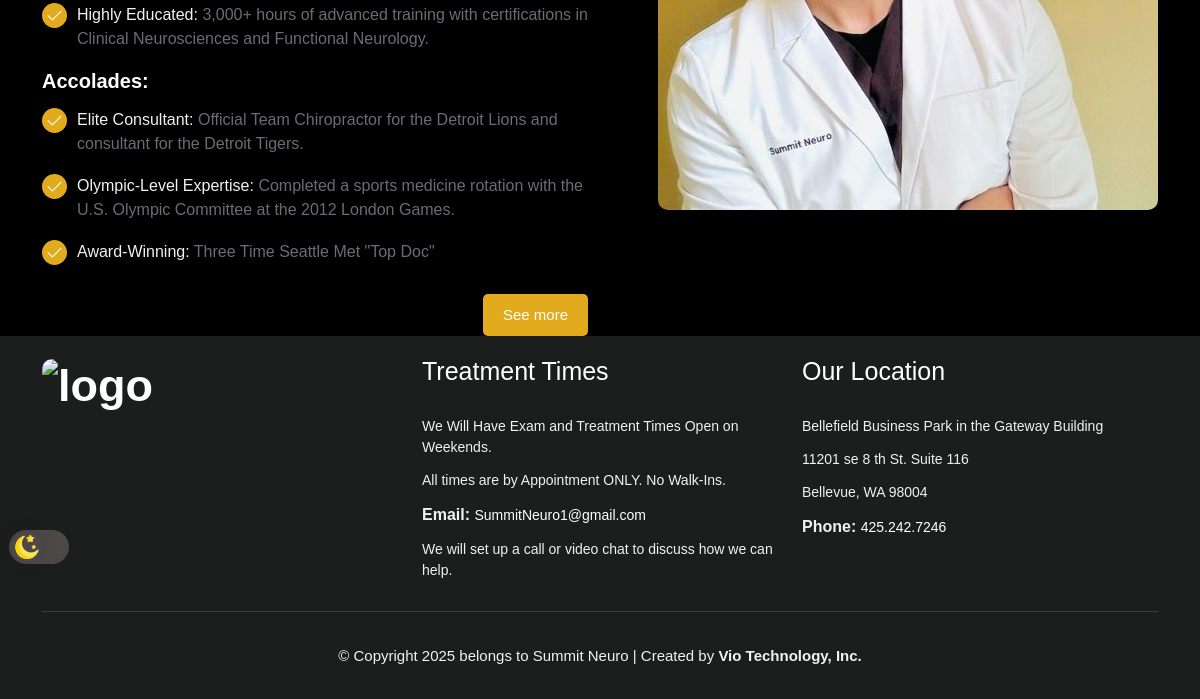
Before: / (lower part) with the older database file.
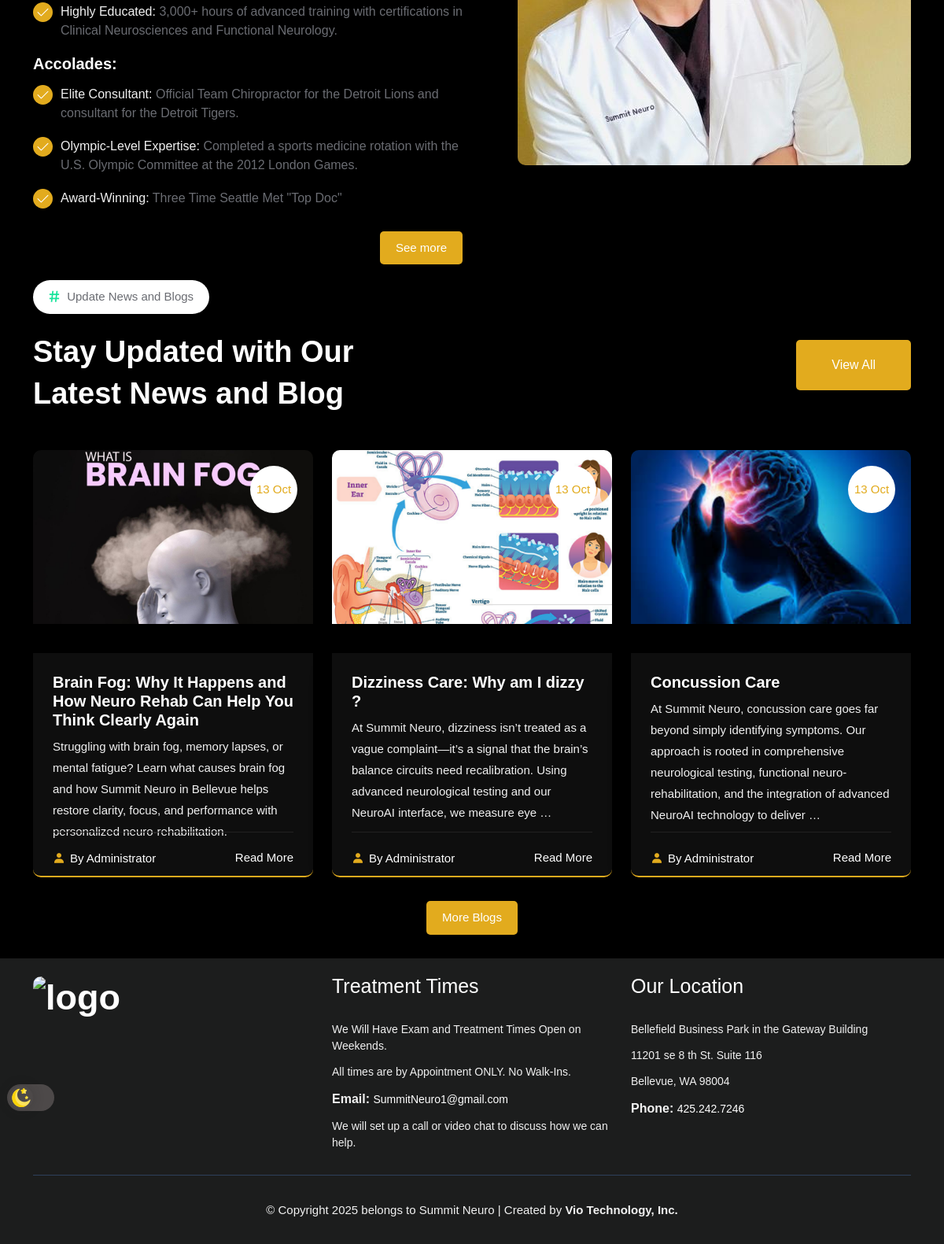
After: the same page with the newer database file.
### core/models.py (models this page shows, shortened)
class Blog(models.Model):
    id = models.UUIDField(primary_key=True, default=uuid.uuid4, editable=False)
    title = models.CharField(max_length=255)
    slug = models.SlugField(max_length=255, unique=True, null=True, blank=True)
    owner = models.ForeignKey(
        settings.AUTH_USER_MODEL, related_name="blog", null=True, blank=True, on_delete=models.SET_NULL
    )
    image = models.ImageField(upload_to=user_directory_path, blank=True, null=True)
    description = RichTextUploadingField(null=True, blank=True)
    mini_description = models.TextField(default=None, null=True, blank=True)
    is_active = models.BooleanField(default=True)
    created_at = models.DateTimeField(auto_now_add=True, blank=True, null=True)
    updated_at = models.DateTimeField(auto_now=True, blank=True, null=True)

### core/views.py (the view)
# urls.py: path("", views.index, name="index"),
def index(request):
    return render(request, "core/index.html")

### core/context_processor.py (called while the page is built)
def default(request):
    list_blogs = Blog.objects.filter(is_active=True).all()[:3]
    return {
        "blogs": list_blogs,
    }

### templates/core/index.html (shortened to what the changed rows need)
{% extends 'partials/base.html' %}
{% load static %}
{% load i18n %}
{% block content %}
{% if blogs %}
<section class="blog-area pt-20">
    <div class="container">
        <div class="row align-items-center">
            <div class="col-lg-5">
                <div class="section-title-warp">
                    <span class="sub-title" id="blog">
                        <i class="flaticon-hashtag-symbol"></i>
                        Update News and Blogs
                    </span>
                    <h2>Stay Updated with Our Latest News and Blog</h2>
                </div>
            </div>
            <div class="col-lg-7">
                <div class="section-warp-btn">
                    <a href="{% url 'core:blogs' %}" class="default-btn">View All</a>
                </div>
            </div>
        </div>
        <div class="row">
            {% for blog in blogs  %}
                <div class="col-lg-4 col-md-6">
                    <div class="single-blog">
                        <div class="blog-image">
                            <a href="{% url 'core:blog-detail' blog.slug %}">
                            {% if blog.image %}
                                <img src="{{ blog.image.url }}" alt="{{ blog.title }}">
                            {% endif %}
                            </a>
                            <div class="tag">{{ blog.created_at|date:"d M" }}</div>
                        </div>
                        <div class="blog-content">
                            <div class="child_blog_content">
                                <h5>
                                    <a href="{% url 'core:blog-detail' blog.slug %}">{{ blog.title|truncatewords:80 }}</a>
                                </h5>
                                <p style="height: 110px;">{{ blog.mini_description|truncatewords:30 }}</p>
                            </div>
                            <ul class="entry-meta">
                                <li>
                                    <i class='bx bxs-user'></i>
                                    <span>By Administrator</span>
                                </li>
                                <li style="float: right;">
                                    <a href="{% url 'core:blog-detail' blog.slug %}" class="blog-btn">Read More</a>
                                </li>
                            </ul>
                        </div>
                    </div>
                </div>
            {% endfor %}
        </div>
        <center><a href="{% url 'core:blogs' %}" class="default-btn" style="margin-bottom: 30px; padding: 10px 20px;">More Blogs</a></center>
    </div>
</section>
{% endif %}
{% endblock content %}

Changed rows visible on the page:
added Blog: image (picture), created_at "13 Oct", title "Brain Fog: Why It Happens and How Neuro Rehab Can Help You Think Clearly Again", mini_description "Struggling with brain fog, memory lapses, or mental fatigue? Learn what causes brain fog and how Summit Neuro in Bellevue helps restore clarity, focus, and performance with personalized neuro-rehabilitation."
added Blog: image (picture), created_at "13 Oct", title "Dizziness Care: Why am I dizzy ?", mini_description "At Summit Neuro, dizziness isn’t treated as a vague complaint—it’s a signal that the brain’s balance circuits need recalibration. Using advanced neurological testing and our NeuroAI interface, we measure eye …"
added Blog: image (picture), created_at "13 Oct", title "Concussion Care", mini_description "At Summit Neuro, concussion care goes far beyond simply identifying symptoms. Our approach is rooted in comprehensive neurological testing, functional neuro-rehabilitation, and the integration of advanced NeuroAI technology to deliver …"
Other visible differences:
text now shown: "Update News and Blogs Stay Updated with Our Latest News and Blog View All More Blogs"
